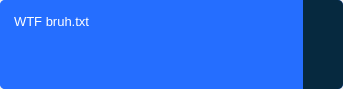
<?xml version="1.0" encoding="UTF-8"?>
<ui version="4.0">
 <class>Form</class>
 <widget class="QWidget" name="Form">
  <property name="geometry">
   <rect>
    <x>0</x>
    <y>0</y>
    <width>343</width>
    <height>89</height>
   </rect>
  </property>
  <property name="styleSheet">
   <string notr="true"/>
  </property>
  <layout class="QVBoxLayout" name="verticalLayout">
   <property name="spacing">
    <number>0</number>
   </property>
   <property name="leftMargin">
    <number>0</number>
   </property>
   <property name="topMargin">
    <number>0</number>
   </property>
   <property name="rightMargin">
    <number>0</number>
   </property>
   <property name="bottomMargin">
    <number>0</number>
   </property>
   <item>
    <widget class="QWidget" name="widget" native="true">
     <property name="cursor">
      <cursorShape>PointingHandCursor</cursorShape>
     </property>
     <property name="styleSheet">
      <string notr="true">border-radius: 5px; background-color: #256eff; padding: 10px; color: white;</string>
     </property>
     <layout class="QHBoxLayout" name="horizontalLayout">
      <property name="spacing">
       <number>0</number>
      </property>
      <property name="leftMargin">
       <number>0</number>
      </property>
      <property name="topMargin">
       <number>0</number>
      </property>
      <property name="rightMargin">
       <number>0</number>
      </property>
      <property name="bottomMargin">
       <number>0</number>
      </property>
      <item>
       <widget class="QTextEdit" name="textEdit">
        <property name="cursor" stdset="0">
         <cursorShape>PointingHandCursor</cursorShape>
        </property>
        <property name="frameShape">
         <enum>QFrame::NoFrame</enum>
        </property>
        <property name="verticalScrollBarPolicy">
         <enum>Qt::ScrollBarAlwaysOff</enum>
        </property>
        <property name="horizontalScrollBarPolicy">
         <enum>Qt::ScrollBarAlwaysOff</enum>
        </property>
        <property name="sizeAdjustPolicy">
         <enum>QAbstractScrollArea::AdjustToContents</enum>
        </property>
        <property name="undoRedoEnabled">
         <bool>true</bool>
        </property>
        <property name="readOnly">
         <bool>true</bool>
        </property>
        <property name="html">
         <string>&lt;!DOCTYPE HTML PUBLIC &quot;-//W3C//DTD HTML 4.0//EN&quot; &quot;http://www.w3.org/TR/REC-html40/strict.dtd&quot;&gt;
&lt;html&gt;&lt;head&gt;&lt;meta name=&quot;qrichtext&quot; content=&quot;1&quot; /&gt;&lt;style type=&quot;text/css&quot;&gt;
p, li { white-space: pre-wrap; }
&lt;/style&gt;&lt;/head&gt;&lt;body style=&quot; font-family:'MS Shell Dlg 2'; font-size:8.25pt; font-weight:400; font-style:normal;&quot;&gt;
&lt;p style=&quot; margin-top:0px; margin-bottom:0px; margin-left:0px; margin-right:0px; -qt-block-indent:0; text-indent:0px;&quot;&gt;&lt;span style=&quot; font-size:10pt;&quot;&gt;WTF bruh.txt&lt;/span&gt;&lt;/p&gt;&lt;/body&gt;&lt;/html&gt;</string>
        </property>
       </widget>
      </item>
      <item>
       <widget class="QLabel" name="label">
        <property name="minimumSize">
         <size>
          <width>40</width>
          <height>0</height>
         </size>
        </property>
        <property name="maximumSize">
         <size>
          <width>40</width>
          <height>16777215</height>
         </size>
        </property>
        <property name="styleSheet">
         <string notr="true">background: #06293f; border-radius: 0; border-top-right-radius: 5px;  border-bottom-right-radius: 5px;</string>
        </property>
        <property name="pixmap">
         <pixmap resource="C:/Users/moral/Desktop/Resources/Resources.qrc">:/icons/clip_huge.png</pixmap>
        </property>
        <property name="alignment">
         <set>Qt::AlignCenter</set>
        </property>
       </widget>
      </item>
     </layout>
    </widget>
   </item>
  </layout>
 </widget>
 <resources>
  <include location="C:/Users/moral/Desktop/Resources/Resources.qrc"/>
 </resources>
 <connections/>
</ui>
